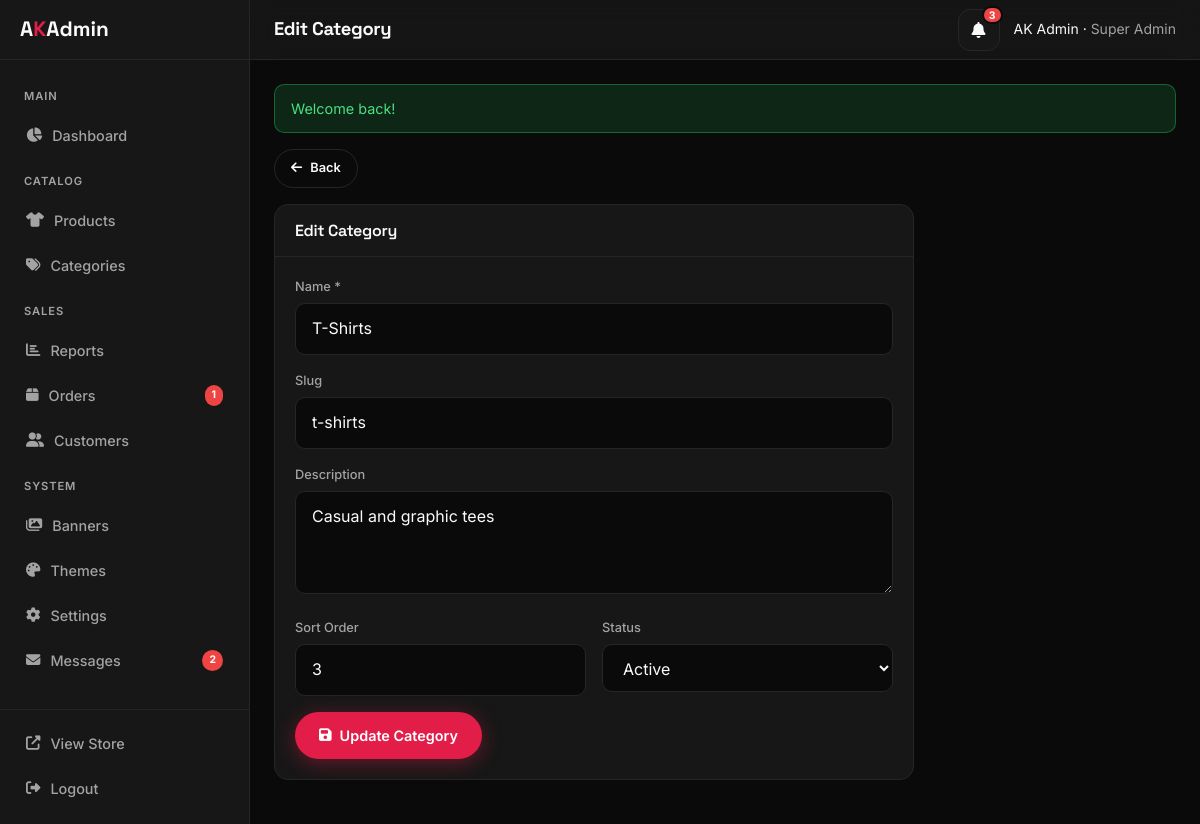
Page /admin/category-edit.php?id=3 (signed in) on the committed database.
### tables this page shows
CREATE TABLE `categories` (
  `id` INT UNSIGNED NOT NULL AUTO_INCREMENT,
  `name` VARCHAR(100) NOT NULL,
  `slug` VARCHAR(100) NOT NULL,
  `description` TEXT,
  `image` VARCHAR(255) DEFAULT NULL,
  `parent_id` INT UNSIGNED DEFAULT NULL,
  `sort_order` INT NOT NULL DEFAULT 0,
  `status` ENUM('active','inactive') NOT NULL DEFAULT 'active',
  PRIMARY KEY (`id`),
  UNIQUE KEY (`slug`)
);

### app/helpers/Database.php (called while the page is built, shortened)
<?php
class Database {
    private static $instance = null;
    public static function getInstance() {
        if (self::$instance === null) {
            $c = require dirname(__DIR__) . '/config/config.php';
            $d = $c['db'];
            $dsn = "mysql:host={$d['host']};port={$d['port']};dbname={$d['name']};charset={$d['charset']}";
            try {
                self::$instance = new PDO($dsn, $d['user'], $d['pass'], [
                    PDO::ATTR_ERRMODE => PDO::ERRMODE_EXCEPTION,
                    PDO::ATTR_DEFAULT_FETCH_MODE => PDO::FETCH_ASSOC,
                    PDO::ATTR_EMULATE_PREPARES => false,
                ]);
            } catch (PDOException $e) {
                die($c['app_debug'] ? 'DB Error: '.$e->getMessage() : 'Database connection failed.');
            }
        }
        return self::$instance;
    }
    public static function query($sql, $params = []) {
        $stmt = self::getInstance()->prepare($sql);
        $stmt->execute($params);
        return $stmt;
    }
    public static function fetch($sql, $params = []) {
        $r = self::query($sql, $params)->fetch();
        return $r ?: null;
    }
}

### app/helpers/functions.php (called while the page is built, shortened)
<?php
function e($v) { return htmlspecialchars((string)($v ?? ''), ENT_QUOTES, 'UTF-8'); }
    ?>

### public/admin/category-edit.php (the view, shortened to what this page needs)
<?php
$id = isset($_GET['id']) ? (int)$_GET['id'] : 0;
$cat = null;
if ($id > 0) {
    $cat = Database::fetch("SELECT * FROM categories WHERE id=?", [$id]);
}
$pageTitle = $cat ? 'Edit Category' : 'Add Category';
$v = function($k, $d='') use ($cat) {
    if ($_SERVER['REQUEST_METHOD']==='POST' && isset($_POST[$k])) return $_POST[$k];
    if ($cat && isset($cat[$k])) return $cat[$k];
    return $d;
};
?>
<div style="margin-bottom:16px"><a href="/admin/categories.php" class="btn btn-sm btn-outline"><i class="fas fa-arrow-left"></i> Back</a></div>
<form method="POST">
<div class="panel" style="max-width:640px">
  <div class="panel-header"><h3><?= e($pageTitle) ?></h3></div>
  <div class="panel-body">
    <div class="form-group"><label>Name *</label><input type="text" name="name" class="form-control" required value="<?= e($v('name')) ?>"></div>
    <div class="form-group"><label>Slug</label><input type="text" name="slug" class="form-control" value="<?= e($v('slug')) ?>" placeholder="auto if empty"></div>
    <div class="form-group"><label>Description</label><textarea name="description" class="form-control" rows="3"><?= e($v('description')) ?></textarea></div>
    <div class="form-row">
      <div class="form-group"><label>Sort Order</label><input type="number" name="sort_order" class="form-control" value="<?= e($v('sort_order','0')) ?>"></div>
      <div class="form-group"><label>Status</label>
        <select name="status" class="form-control">
          <option value="active" <?= $v('status','active')==='active'?'selected':'' ?>>Active</option>
        </select>
      </div>
    </div>
    <button type="submit" class="btn btn-primary"><i class="fas fa-save"></i> <?= $cat ? 'Update Category' : 'Create Category' ?></button>
  </div>
</div>
</form>
<?php $content=ob_get_clean(); require dirname(__DIR__,2).'/app/views/layouts/admin.php'; ?>

### public/assets/css/app.css (style rules this page uses)
*,*::before,*::after { box-sizing:border-box;margin:0;padding:0 }
:root { --font-sans:'Inter',system-ui,sans-serif;--font-display:'Space Grotesk',var(--font-sans);--radius:12px;--header-h:70px;--transition:.25s ease }
html { scroll-behavior:smooth }
body { font-family:var(--font-sans);background:var(--color-bg);color:var(--color-text);line-height:1.6;min-height:100vh;-webkit-font-smoothing:antialiased }
a { color:inherit;text-decoration:none;transition:color var(--transition) }
button,input,select,textarea { font:inherit;color:inherit;border:none;background:none;outline:none }
h1,h2,h3,h4 { font-family:var(--font-display);font-weight:700;line-height:1.2;letter-spacing:-.02em }
.btn { display:inline-flex;align-items:center;justify-content:center;gap:8px;padding:12px 24px;font-weight:600;font-size:.9rem;border-radius:999px;cursor:pointer;transition:all var(--transition);white-space:nowrap }
.btn-primary { background:var(--color-primary);color:#fff;box-shadow:0 4px 20px color-mix(in srgb,var(--color-primary) 40%,transparent) }
.btn-outline { border:1.5px solid var(--color-border);color:var(--color-text) }
.btn-sm { padding:8px 16px;font-size:.8rem }
.form-group { margin-bottom:16px }
.form-group label { display:block;font-size:.8rem;font-weight:500;color:var(--color-text-muted);margin-bottom:6px }
.form-control { width:100%;padding:12px 16px;border-radius:10px;background:var(--color-bg);border:1px solid var(--color-border);color:var(--color-text);transition:border-color .2s }
.form-row { display:grid;grid-template-columns:1fr 1fr;gap:16px }

### public/assets/css/admin.css (style rules this page uses)
:root { --sidebar-w:250px;--topbar-h:60px }
body.admin-body { background:var(--color-bg);color:var(--color-text);display:flex;min-height:100vh;margin:0;font-family:var(--font-sans) }
.panel { background:var(--color-surface);border:1px solid var(--color-border);border-radius:14px;margin-bottom:20px }
.panel-header { display:flex;align-items:center;justify-content:space-between;padding:16px 20px;border-bottom:1px solid var(--color-border) }
.panel-header h3 { font-size:1rem;font-weight:600 }
.panel-body { padding:20px }

### rows in the picture
categories: name "T-Shirts", slug "t-shirts", description "Casual and graphic tees", sort_order "3", status "Active"

### other values in the picture
$pendingOrders "1"
$newMessages "2"
$pageTitle "Edit Category"
$notifCount "3"
$user['name'] "AK Admin"
$user['role_name'] "Super Admin"
$m "Welcome back!"
